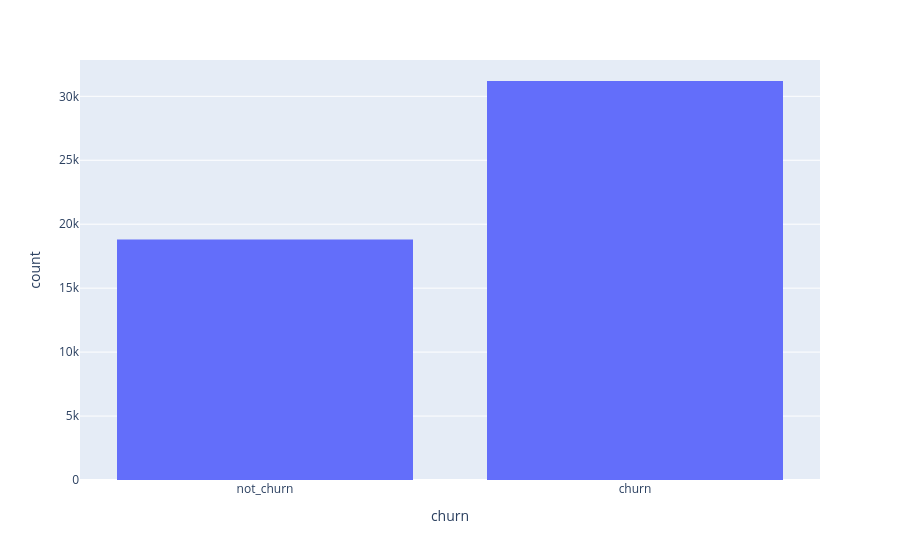

Here is the notebook cell this chart was saved with:
### Markdown cell above
Теперь ответим на вопрос: есть ли разница в активности в первые 30 дней с момента регистрации между водителями из разных городов (city, trips_in_first_30_days)?

Первым делом посмотрим на распределения переменной trips_in_first_30_days по городам (любым удобным для вас способом). Что мы можем сказать по их поводу?

### Code cell
fig = px.histogram(df, x='trips_in_first_30_days')
fig.show()

### Figure 1 — Plotly figure (JSON) as saved in the notebook; plotly's stock layout.template omitted (floating-point values rounded to 4 significant figures; data arrays with more than 128 entries replaced by an {"elided": "..."} marker saying what was removed)
{"data": [{"bingroup": "x", "hovertemplate": "churn=%{x}<br>count=%{y}<extra></extra>", "legendgroup": "", "marker": {"color": "#636efa", "pattern": {"shape": ""}}, "name": "", "orientation": "v", "showlegend": false, "type": "histogram", "x": {"elided": "50000 str values"}, "xaxis": "x", "yaxis": "y"}], "layout": {"barmode": "relative", "legend": {"tracegroupgap": 0}, "margin": {"t": 60}, "xaxis": {"anchor": "y", "domain": [0, 1], "title": {"text": "churn"}}, "yaxis": {"anchor": "x", "domain": [0, 1], "title": {"text": "count"}}}}
